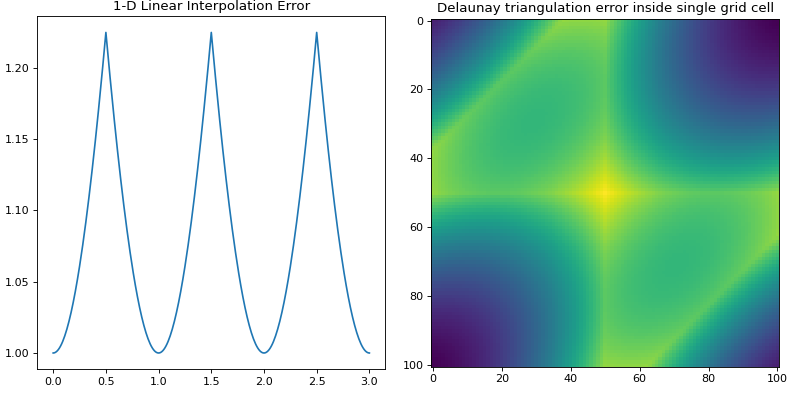

Generate this figure with Python:
from sofia_redux.toolkit.interpolate import interp_error
import numpy as np
import matplotlib.pyplot as plt

x = np.arange(10)
error = np.ones(10)
points_out = np.linspace(0, 3, 301)
i_error_1d = interp_error(x, error, points_out)

fig, ax = plt.subplots(nrows=1, ncols=2, figsize=(10, 5))
fig.tight_layout()

ax[0].plot(points_out, i_error_1d)
ax[0].set_title("1-D Linear Interpolation Error")

y, x = np.mgrid[:4, :4]
error = np.full(x.size, 1.0)
points = np.stack((x.ravel(), y.ravel())).T
xg = np.linspace(2.1, 2.9, 101)
points_out = np.array([x.ravel() for x in np.meshgrid(xg, xg)]).T
i_error = interp_error(points, error, points_out)
ax[1].imshow(i_error.reshape((101, 101)))
ax[1].set_title("Delaunay triangulation error inside single grid cell")
